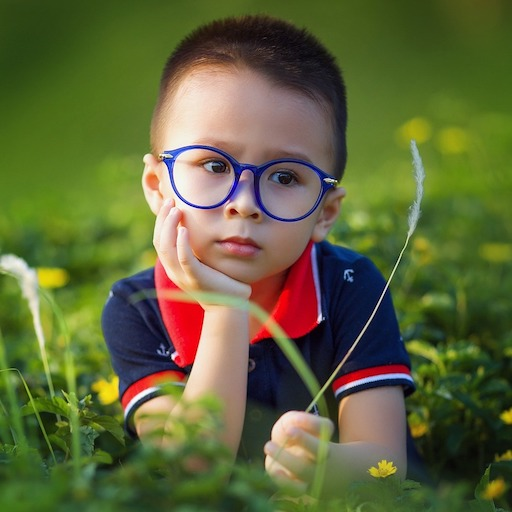
#> input picture data/images/sample.jpg, 512 x 512 px
$ python 03_cropAndResize.py
#> lines starting #> are read from the running program, lines starting #| are printed output that depends on the picture
import cv2


# 1은 칼라이미지, 0은 그레이스케일, -1은 알파채널 포함한 이미지
source = cv2.imread('data/images/sample.jpg', 1)
#> source is the input picture: shape (512, 512, 3); mean B, G, R 57.8, 101.6, 95.4

# 실수로 사용
scaleX = 0.6 #x축은 60%
scaleY = 0.6

scaleDown = cv2.resize(source, None, fx=scaleX, fy=scaleY, interpolation=cv2.INTER_LINEAR)

cv2.imshow('Original', source)
cv2.imshow('Scaled Down', scaleDown)

scaleX=2.3
scaleY=1.6

scaleUp = cv2.resize(source, None, fx=scaleX, fy=scaleY, interpolation=cv2.INTER_LINEAR)
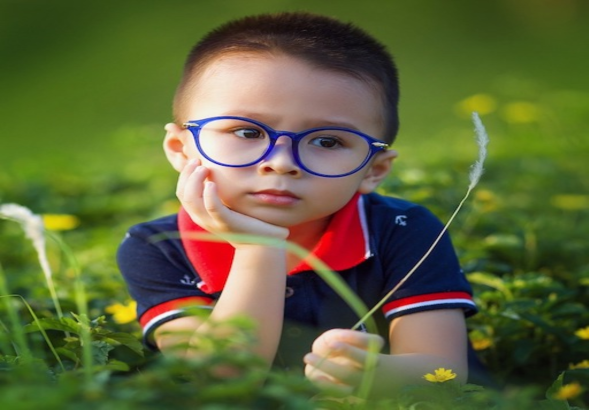
#> scaleUp: shape (819, 1178, 3) (shown at 1/2 size); mean B, G, R 57.7, 101.4, 95.3

# cv2.imshow('Scale Up', scaleUp)

# crop : 내가 원하는 부분만 이미지를 자르는 것
# 넘파이를 슬라이싱 하는 것과 같다

crop_img = source[ 10 : 200 , 150 : 450 ]
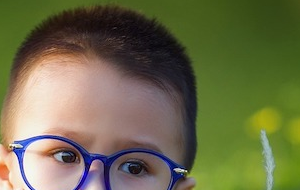
#> crop_img: shape (190, 300, 3); mean B, G, R 74.6, 108.9, 109.6
cv2.imshow("Crop Img", crop_img)

cv2.waitKey(0)
cv2.destroyAllWindows()
